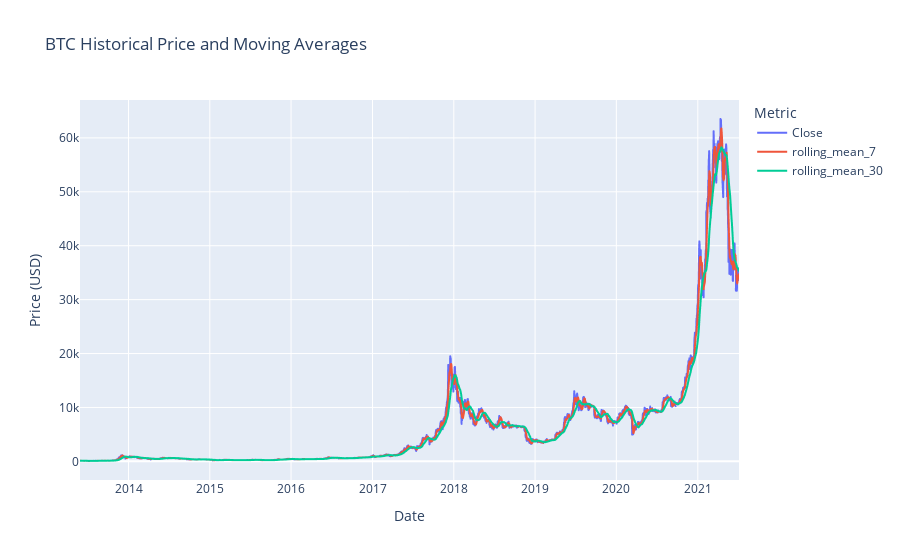

The code cell stored with this chart in its notebook:
### Markdown cell above
<h3>Exploratory Data Analysis (EDA)</h3>

### Code cell
import plotly.express as px

def plot_data(df, symbol):
    #Plots the historical close price and moving averages.
    fig = px.line(df, y=['Close', 'rolling_mean_7', 'rolling_mean_30'],
                  title=f'{symbol} Historical Price and Moving Averages')
    fig.update_layout(
        xaxis_title="Date",
        yaxis_title="Price (USD)",
        legend_title="Metric"
    )
    fig.show()

# --- Visualize Bitcoin Data ---
print("Displaying interactive plot for BTC...")
plot_data(featured_btc_df, 'BTC')

### Figure 1 — Plotly figure (JSON) as saved in the notebook; plotly's stock layout.template omitted (floating-point values rounded to 4 significant figures; data arrays with more than 128 entries replaced by an {"elided": "..."} marker saying what was removed)
{"data": [{"hovertemplate": "variable=Close<br>index=%{x}<br>value=%{y}<extra></extra>", "legendgroup": "Close", "line": {"color": "#636efa", "dash": "solid"}, "marker": {"symbol": "circle"}, "mode": "lines", "name": "Close", "showlegend": true, "type": "scattergl", "x": {"elided": "2961 str values"}, "xaxis": "x", "y": {"elided": "2961 float values"}, "yaxis": "y"}, {"hovertemplate": "variable=rolling_mean_7<br>index=%{x}<br>value=%{y}<extra></extra>", "legendgroup": "rolling_mean_7", "line": {"color": "#EF553B", "dash": "solid"}, "marker": {"symbol": "circle"}, "mode": "lines", "name": "rolling_mean_7", "showlegend": true, "type": "scattergl", "x": {"elided": "2961 str values"}, "xaxis": "x", "y": {"elided": "2961 float values"}, "yaxis": "y"}, {"hovertemplate": "variable=rolling_mean_30<br>index=%{x}<br>value=%{y}<extra></extra>", "legendgroup": "rolling_mean_30", "line": {"color": "#00cc96", "dash": "solid"}, "marker": {"symbol": "circle"}, "mode": "lines", "name": "rolling_mean_30", "showlegend": true, "type": "scattergl", "x": {"elided": "2961 str values"}, "xaxis": "x", "y": {"elided": "2961 float values"}, "yaxis": "y"}], "layout": {"legend": {"title": {"text": "Metric"}, "tracegroupgap": 0}, "title": {"text": "BTC Historical Price and Moving Averages"}, "xaxis": {"anchor": "y", "domain": [0, 1], "title": {"text": "Date"}}, "yaxis": {"anchor": "x", "domain": [0, 1], "title": {"text": "Price (USD)"}}}}
